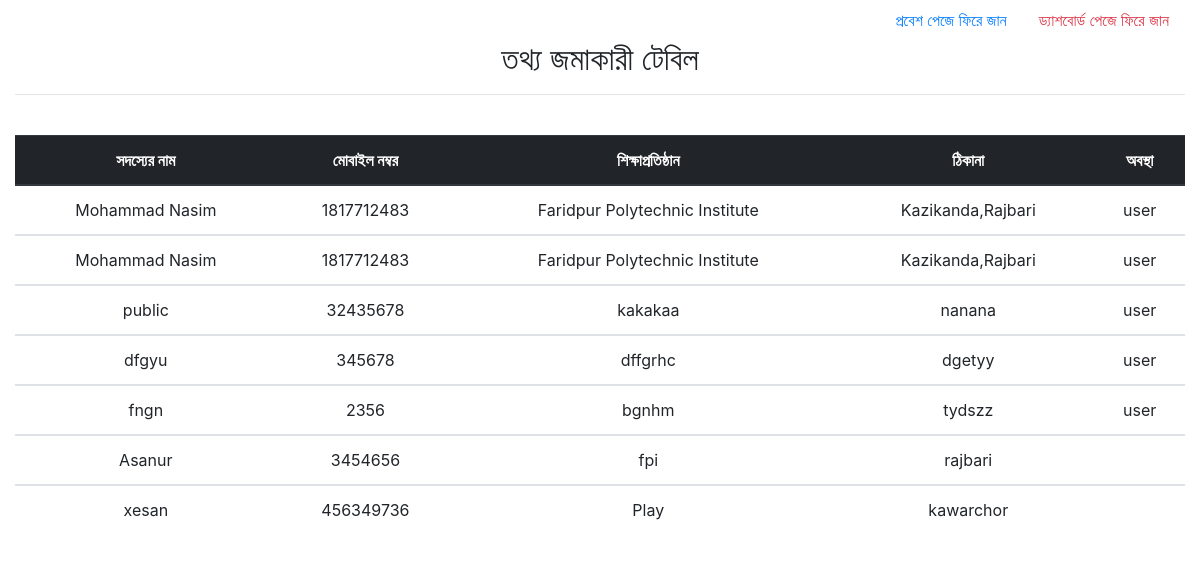
Screenshot of /udview.php (signed in) with the database file from the repository.
### tables this page shows
CREATE TABLE `userdetail` (
  `id` int(11) NOT NULL,
  `name` varchar(50) NOT NULL,
  `mobile` int(13) NOT NULL,
  `education` varchar(50) NOT NULL,
  `address` varchar(50) NOT NULL,
  `role` varchar(10) NOT NULL
);

### class.php (called while the page is built, shortened)
<?php
    class Soft{
        protected $host = 'localhost';
        protected $user = 'root';
        protected $pass = '';
        protected $db = 'meal';
        protected $connect;
        public function __construct(){
            if(!isset($this->connect)){
                $this->connect = new mysqli($this->host,$this->user,$this->pass,$this->db);
            }
            return $this->connect;
        }
        public function View(){
            $this->sql = "SELECT * FROM userdetail";
            $this->result = $this->connect->query($this->sql);
            if($this->result == TRUE){
                return $this->result;
            }
            else{
                echo "view error";
            }
        }
    }
?>

### udview.php (the view, shortened to what this page needs)
<?php
    include 'class.php';
    $obj = new Soft;
    $use = $obj->View();
?>
<!DOCTYPE html>
<html>
<head>
    <link rel="stylesheet" type="text/css" media="screen" href="css/style.css" />
    <link rel="stylesheet" type="text/css" media="screen" href="css/bootstrap.min.css" />
    <link rel="stylesheet" type="text/css" media="screen" href="css/fontawesome-all.css" />
</head>
<body>
    <div class="container-fluid ">
        <div class="nav-warp">
            <ul class="nav">
                <li class="nav-item ml-auto ">
                    <a class="nav-link  text-primary" href="udmid.php">প্রবেশ পেজে ফিরে জান
                    </a>
                </li>
                <li class="nav-item  ">
                    <a class="nav-link  text-danger" href="dashboard.php">ড্যাশবোর্ড পেজে ফিরে জান
                    </a>
                </li>
            </ul>
        </div>
        <div class="show">
            <div class="head">
                <h2 class="text-center">তথ্য জমাকারী টেবিল</h2>
                <hr>
            </div>
            <div class="table-show mt-4 pt-3">
                <table class="table text-center">
                    <thead class="thead-dark">
                        <tr>
                            <th scope="col">সদস্যের নাম</th>
                            <th scope="col">মোবাইল নম্বর</th>
                            <th scope="col">শিক্ষাপ্রতিষ্ঠান</th>
                            <th scope="col">ঠিকানা</th>
                            <th scope="col">অবস্থা</th>
                        </tr>
                    </thead>
                    <?php
                        if($use->num_rows>0){
                            while($data = $use->fetch_object()){
                    ?>
                    <tbody>
                        <tr>
                            <td scope="col"><?php echo $data->name; ?></td>
                            <td scope="col"><?php echo $data->mobile; ?></td>
                            <td scope="col"><?php echo $data->education; ?></td>
                            <td scope="col"><?php echo $data->address; ?></td>
                            <td scope="col"><?php echo $data->role; ?></td>
                        </tr>
                    </tbody>
                    <?php
                            }
                        }
                    ?>
                </table>
            </div>
        </div>
    </div>
</body>
</html>

### css/style.css (style rules this page uses)
a { text-decoration: none !important; }

### rows the page displays
userdetail: name "Mohammad Nasim", mobile "1817712483", education "Faridpur Polytechnic Institute", address "Kazikanda,Rajbari", role "user"
userdetail: name "Mohammad Nasim", mobile "1817712483", education "Faridpur Polytechnic Institute", address "Kazikanda,Rajbari", role "user"
userdetail: name "public", mobile "32435678", education "kakakaa", address "nanana", role "user"
userdetail: name "dfgyu", mobile "345678", education "dffgrhc", address "dgetyy", role "user"
userdetail: name "fngn", mobile "2356", education "bgnhm", address "tydszz", role "user"
userdetail: name "Asanur", mobile "3454656", education "fpi", address "rajbari"
userdetail: name "xesan", mobile "456349736", education "Play", address "kawarchor"
